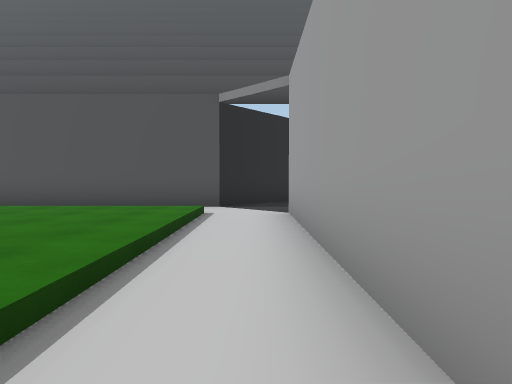
View 1 (above)

16 first-person views from a walk through a 3-D level made in the Unity game engine. The camera is 1.3 m above the floor, tilts 2° down and sees 70° across. The floor is counted in squares, 2 m on a side. Each view is taken from the middle of a square. On the plan, view 1 faces up. The plan holds only what a view shows up to about 11 squares ahead; the rest is blank. The place goes on beyond the plan.

View 2
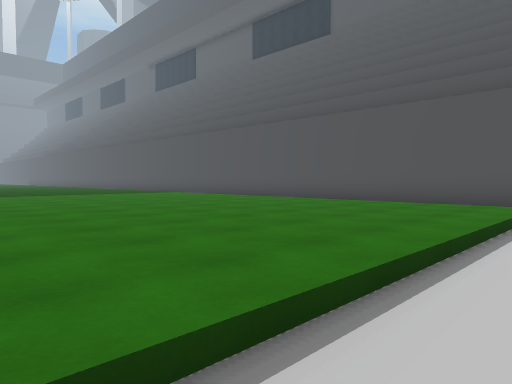

View 3
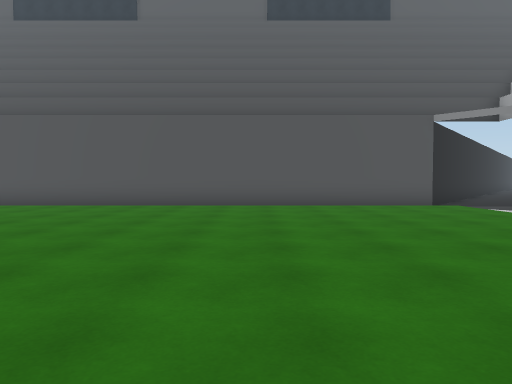

View 4
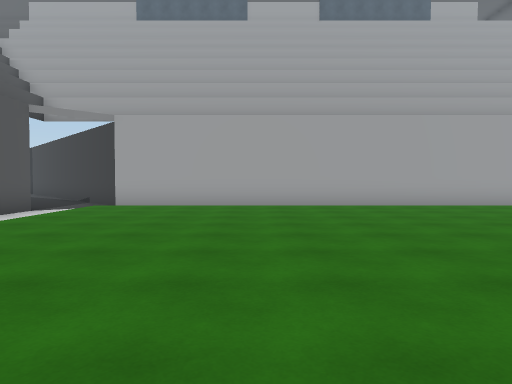

View 5
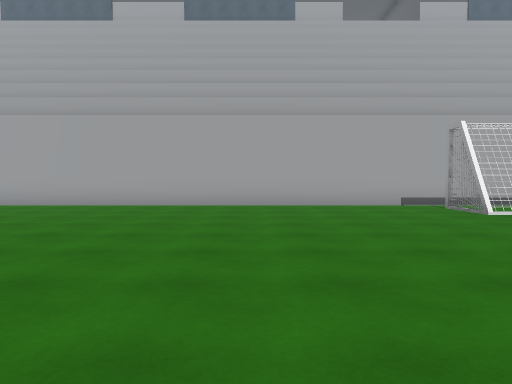

View 6
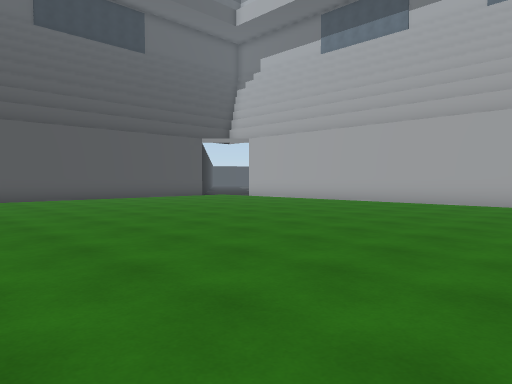

View 7
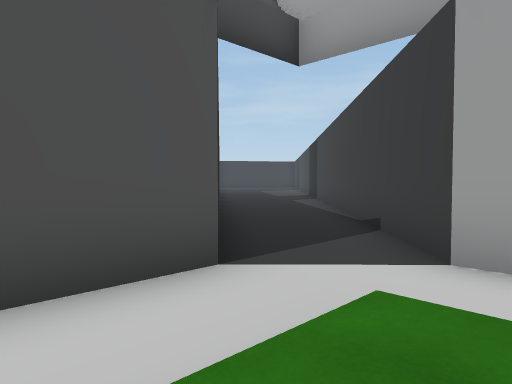

View 8
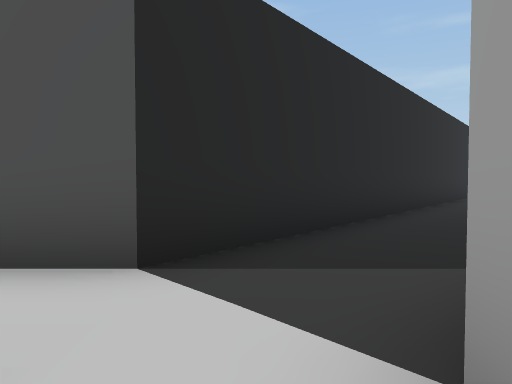

View 9
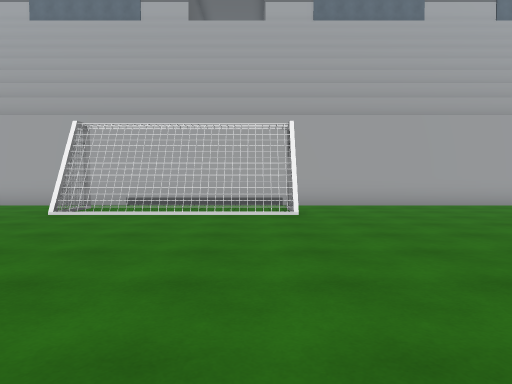

View 10
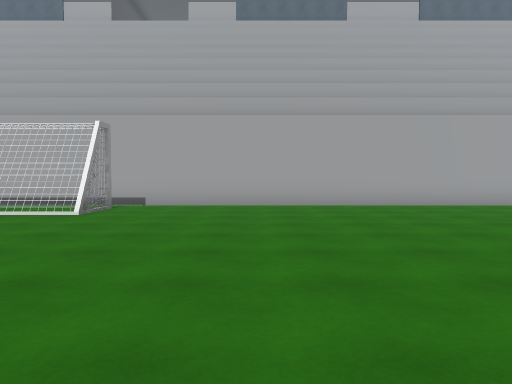

View 11
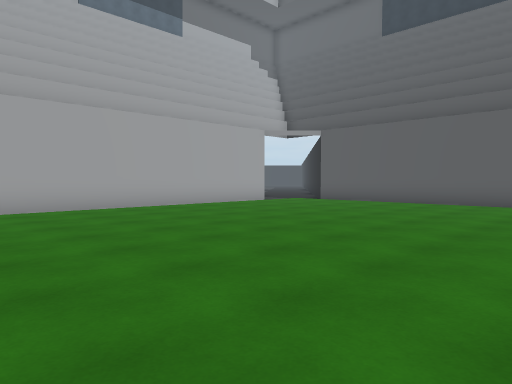

View 12
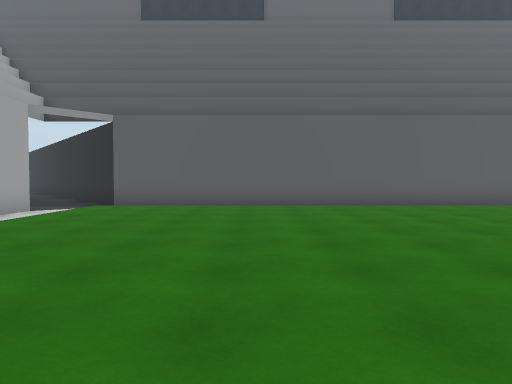

View 13
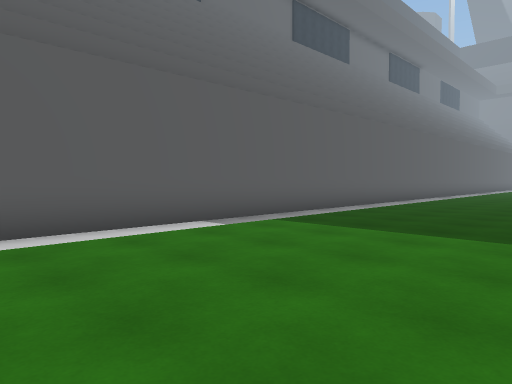

View 14
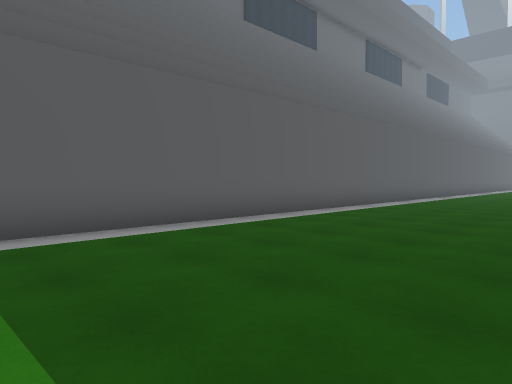

View 15
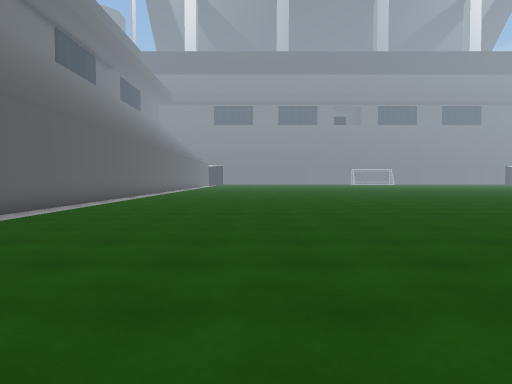

View 16
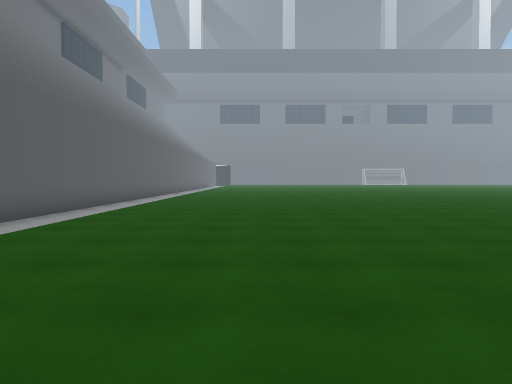

### Floor plan
Key: @ floor where view 1 was taken; # wall or solid block; . main floor; - floor 0.25 m lower than the main floor; / step, stairs or slope.
Columns run from 24 left of view 1 to 6 right of it. Each row starts with its distance up from view 1.
 12                          ##---#
 11                         ##---##
 10                        ##---##
  9            #############---##
  8                      -----##
  7             ////////////-##
  6             .........../-#
  5              ........../-#
  4              ........../-#
  3             .........../-#
  2             .........../-#
  1             .........../-#
  0               ........./@#
 -1               ........./-#
 -2              ........../ #
 -3              ........../ #
 -4              ........../ #
 -5              ........../ #
 -6                 ......./ #
 -7                   ...../ #
 -8                    ...#/ #
 -9                   ...#./ #
-10                 .....#./ #
-11                ......#./ #
-12               .......#./ #
-13                .......#/ #
-14                 ......./ #
-15                ......../ #
-16               ........./ #
-17  ..            ......../ #
-18 .....          ......../ #
-19 ......         ......../ #
-20 ........       ......../ #
-21 .........      ......../ #
-22 ...........     ......./ #
-23 ............    ......./ #
-24 ......................./ #
-25 ......................./
-26 ......................./-
-27 ......................./-#
-28 ////////////////////////-#
-29 ----------------        --
-30 ########################--

Where each view was taken, in squares from view 1:
view 1: 0 up, 0 right, facing up
view 2: 1 down, 0 right, facing up-left
view 3: 2 down, 6 left, facing up
view 4: 3 up, 10 left, facing right
view 5: 4 down, 10 left, facing right
view 6: 5 down, 11 left, facing up-right
view 7: 6 up, 3 left, facing up-right
view 8: 6 up, 0 right, facing up
view 9: 12 down, 10 left, facing right
view 10: 16 down, 10 left, facing right
view 11: 18 down, 9 left, facing down-right
view 12: 19 down, 5 left, facing down
view 13: 24 down, 8 left, facing down-left
view 14: 24 down, 12 left, facing down-left
view 15: 24 down, 12 left, facing left
view 16: 25 down, 13 left, facing left
